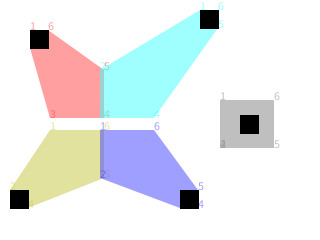
Frame 1 (no input)
Frame 60 (the mouse pressed at the canvas centre just before this capture): identical to frame 1, image omitted
Frame 120 (the mouse held since frame 60 and released just before this capture): identical to frame 1, image omitted

The Processing sketch that drew this single still picture (run headless with seeded random() and noise(); from frame 60 on, the mouse is pressed at the canvas centre):

// Processing sketch: processing_126534
// ── processing_126534.pde

// Studio: Dynamic logo, looking like MIT media lab
// Colored Spot Box objects
ColoredSpotBox O1, O2, O3, O4, O5;
// Global speed
float[] speed;
float speed_x_inc,speed_y_inc;

void setup() {
  size(320,240);
  reset();
}

void reset() {
  // global speed (x,y)
  speed = new float[2];
  speed_x_inc = 1;
  speed_y_inc = 1;
  speed[0] = 0;
  speed[1] = 0;
  //
  O1 = new ColoredSpotBox(50,  70,color(255,64,64,128),    30,30);  
  O2 = new ColoredSpotBox(100, 70,color(64,256,255,128),  200,10);  
  O3 = new ColoredSpotBox(50, 130,color(197,197,64,128),   10,190);
  O4 = new ColoredSpotBox(100,130,color(64,64,255,128),   180,190);
  O5 = new ColoredSpotBox(220,100,color(128,128,128,128), 240,115);
}

void draw() {
  background(255);
  O1.display(); // muestro el objeto
  O2.display(); // muestro el objeto
  O3.display(); // muestro el objeto
  O4.display(); // muestro el objeto
  O5.display(); // muestro el objeto
  // :TODO: al pulsar con raton, llevar una caja a esa posicion
}

// reset if SPC key is pressed
void keyPressed() {
  if (key == BACKSPACE) {
    reset();
  }
  if (key == '0') {
      O5.changeSpeedColoredBoxTo(0,0);
      speed[0] = 0;
      speed[1] = 0;
  }
  if (key == CODED) {
    if (keyCode == UP) {
      speed[1] -= 1;
    } else if (keyCode == DOWN) {
      speed[1] += 1;
    } else if (keyCode == LEFT) {
      speed[0] -= 1;
    } else if (keyCode == RIGHT) {
      speed[0] += 1;
    } 
  }

  O5.changeSpeedColoredBoxTo(speed[0],speed[1]);
}

// defino la clase Caja
class ColoredSpotBox {
  // colored box A
  color a_color, a_color_orig;
  float ax, ay;
  float ah, aw;
  float ax_speed, ay_speed;
  float ax_orig, ay_orig;
  // small Black Box B
  float bx, by, bs;
  float bx_speed, by_speed;
  float bx_orig, by_orig;
  // vertex coordinates
  float vcoord[][];
  
  // constructor
  ColoredSpotBox(float cbx, float cby, color cbc, float bbx, float bby) {
    a_color_orig = color(cbc);
    ax_orig = cbx;
    ay_orig = cby;
    bx_orig = bbx;
    by_orig = bby;
    this.reset();
  }
 
  void reset() {
    a_color = a_color_orig;
    ax = ax_orig;
    ay = ay_orig;
    bx = bx_orig;
    by = by_orig;
    // Sizes
    aw = 54;
    ah = 48;
    ax_speed = 0;
    ay_speed = 0;
    bs = 18;
    bx_speed = 0;
    by_speed = 0;
  }
    
  void display() {
    int i;
    float[][] vcoord = new float[6][2];
    bx += bx_speed;
    by += by_speed;
    ax += ax_speed;
    ay += ay_speed;

    // 1 - Primer punto, el más alto (y a la izq)
    if (by == ay) {
      // At the same height, choose the one at left
      if (bx < ax) {
        // The black box
        vcoord[0][0] = bx;
        vcoord[0][1] = by;
      } else {
        // The colored box
        vcoord[0][0] = ax;
        vcoord[0][1] = ay;
      }
    } else if (by < ay) { 
      // The black box
      vcoord[0][0] = bx;
      vcoord[0][1] = by;
    } else {
      // The colored box
      vcoord[0][0] = ax;
      vcoord[0][1] = ay;
    }

    // 2 - Segundo vertice, el que este mas a la izq
    if (bx < ax) { 
      // the black box
      vcoord[1][0] = bx;
      if (by < ay) {
        vcoord[1][1] = by + bs;
      } else {
        vcoord[1][1] = by;
      }
    } else {
      vcoord[1][0] = ax;
      if (by < ay) {
        vcoord[1][1] = ay;
      } else {
        vcoord[1][1] = ay + ah;
      }
    }

    // 3 - Third point, the left one on lower height, fourth the next one
    if (by > ay && by + bs < ay + ah) {
      // Black box is in between Colored Box (Heigth)
      if (bx < ax) {
        // The Black box is located at left
        vcoord[2][0] = bx;
        vcoord[2][1] = by + bs;
        vcoord[3][0] = ax;
        vcoord[3][1] = ay+ah;
      } else if (bx > ax && bx + bs < ax + aw) {
        // The Black Box is just in the middle
        vcoord[2][0] = bx;
        vcoord[2][1] = by + bs;
        vcoord[3][0] = ax;
        vcoord[3][1] = ay+ah;
      } else {
        // The Black Box is at right
        vcoord[2][0] = ax + aw;
        vcoord[2][1] = ay + ah;
        vcoord[3][0] = bx + bs;
        vcoord[3][1] = by + bs;
      }
    } else if (by + bs < ay + ah) { 
      vcoord[2][0] = ax;
      vcoord[2][1] = ay + ah;
      vcoord[3][0] = ax+aw;
      vcoord[3][1] = ay+ah;
    } else {
      vcoord[2][0] = bx;
      vcoord[2][1] = by + bs;
      vcoord[3][0] = bx + bs;
      vcoord[3][1] = by + bs;
    }

    // 5 - El que este mas a la dcha
    if (ax+aw > bx+bs) {
      // the colored box
      vcoord[4][0] = ax+aw;
      if (ay > by) {
        vcoord[4][1] = ay;
      } else {
        vcoord[4][1] = ay + ah;
      }
    } else {
      // The black box
      vcoord[4][0] = bx+bs;
      if (ay > by) {
        vcoord[4][1] = by + bs;
      } else {
        vcoord[4][1] = by;
      }
    }

    if (ay > by) {
      vcoord[5][0] = bx+bs;
      vcoord[5][1] = by;
    } else {
      vcoord[5][0] = ax+aw;
      vcoord[5][1] = ay;
    }
      
    // Start drawing the poly
    noStroke();
    beginShape();
    fill(a_color);
    for(i=0; i<6; i++) {
      vertex (vcoord[i][0],vcoord[i][1]);
      text(i+1, vcoord[i][0],vcoord[i][1]);
    }
    endShape(CLOSE);
    
    // Black Box
    stroke(0);
    fill(0);
    rect(bx,by,bs,bs);
  }

  // movement methods
  void moveColoredBoxTo(float cbx, float cby) {
    ax = cbx;
    ay = cby;   
  }
  
  void changeSpeedColoredBoxTo(float cbx, float cby) {
    ax_speed = cbx;
    ay_speed = cby;
  }
}
